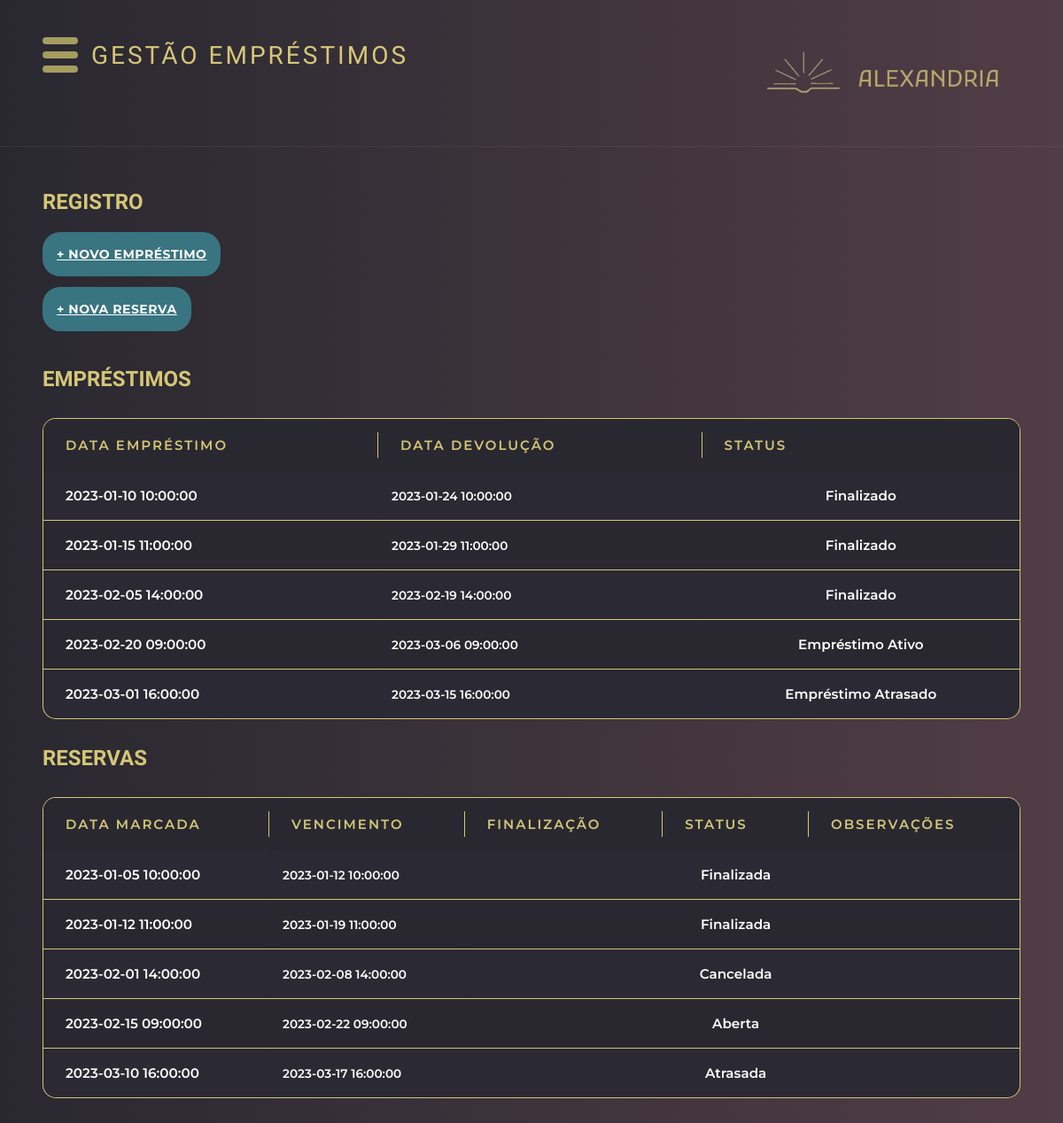
Page /template/gestao/emprestimo-gestao.php on the committed database.
### tables this page shows
CREATE TABLE EMPRESTIMO (
 pk_emp INT PRIMARY KEY auto_increment,
 emp_prazo INT,
 emp_dataEmp TIMESTAMP,
 emp_dataDev TIMESTAMP,
 emp_dataDevReal TIMESTAMP,
 emp_valorMultaDiaria DECIMAL(10,2) default 1.50,
 emp_status ENUM('Empréstimo Ativo', 'Empréstimo Atrasado', 'Renovação Ativa', 'Renovação Atrasada', 'Finalizado') not null default 'Empréstimo Ativo',
 fk_mem INT not null,
 fk_user INT not null,
 fk_liv INT not null,
 FOREIGN KEY(fk_mem) references MEMBRO(pk_mem) on delete restrict on update cascade,
 FOREIGN KEY(fk_user) references USUARIO(pk_user) on delete restrict on update cascade,
 FOREIGN KEY(fk_liv) references LIVRO(pk_liv) on delete restrict on update cascade
);

CREATE TABLE RESERVA ( 
 pk_res INT PRIMARY KEY auto_increment,
 res_prazo INT,
 res_dataMarcada TIMESTAMP,
 res_dataVencimento TIMESTAMP,
 res_dataFinalizada TIMESTAMP,
 res_observacoes VARCHAR(1000),
 res_status ENUM('Aberta', 'Cancelada', 'Finalizada', 'Atrasada') not null default 'Aberta',
 fk_mem INT not null,
 fk_liv INT not null,
 fk_user INT not null,
 FOREIGN KEY(fk_mem) references MEMBRO(pk_mem) on delete restrict on update cascade,
 FOREIGN KEY(fk_liv) references LIVRO(pk_liv) on delete restrict on update cascade,
 FOREIGN KEY(fk_user) references USUARIO(pk_user) on delete restrict on update cascade
);

### geral.php (called while the page is built, shortened)
<?php
function conectaBd() {
    $conexao = conectarBanco();
    return $conexao;
}
function listar($tabela) {
    $conexao = conectaBd();
    $stmt = $conexao->prepare("SELECT * FROM $tabela");
    $stmt->execute();
    $variavel = $stmt->fetchAll();
    return $variavel;
}
?>

### template/gestao/emprestimo-gestao.php (the view, shortened to what this page needs)
<?php
require_once "../../geral.php";
$emprestimos = listar('emprestimo');
$reservas = listar('reserva');
include '../header.php';
?>
<main class="main-content">
    <div class="titulo">
        <h2>REGISTRO</h2>
    </div>
    <div class="top-section">
        <div class="actions-section">
            <a href="emprestimo-cadastro.php" class="action-btn">
                <span class="plus-icon">+ NOVO EMPRÉSTIMO</span>
            </a>
            <a href="reserva-cadastro.php" class="action-btn">
                <span class="plus-icon">+ NOVA RESERVA</span>
            </a>
        </div>
    </div>
    <div class = "titulo">
        <h2>Empréstimos</h2>
    </div>
    <div class='titleliv'>
        <div class="tabela">
            <div class="tisch">
                <table>
                    <tr>
                        <th>Data Empréstimo</th>
                        <th>Data Devolução</th>
                        <th>Status</th>
                    </tr>
                    <?php foreach ($emprestimos as $emprestimo): ?>
                        <tr>
                            <td><?= htmlspecialchars($emprestimo["emp_dataEmp"]) ?></td>
                            <td><?= htmlspecialchars($emprestimo["emp_dataDev"]) ?></td>
                            <td><?= htmlspecialchars($emprestimo["emp_status"]) ?></td>
                        </tr>
                    <?php endforeach; ?>
                </table>
            </div>
        </div>
    </div>
    <div class = "titulo">
        <h2>Reservas</h2>
    </div>
    <div class='titleliv'>
        <div class="tabela">
            <div class="tisch">
                <table>
                    <tr>
                        <th>Data Marcada</th>
                        <th>Vencimento</th>
                        <th>Finalização</th>
                        <th>Status</th>
                        <th>Observações</th>
                    </tr>
                    <?php foreach ($reservas as $reserva): ?>
                        <tr>
                            <td><?= htmlspecialchars($reserva["res_dataMarcada"]) ?></td>
                            <td><?= htmlspecialchars($reserva["res_dataVencimento"]) ?></td>
                            <td><?= htmlspecialchars($reserva["res_dataFinalizada"]) ?></td>
                            <td><?= htmlspecialchars($reserva["res_status"]) ?></td>
                            <td><?= htmlspecialchars($reserva["res_observacoes"]) ?></td>
                        </tr>
                    <?php endforeach; ?>
                </table>
            </div>
        </div>
    </div>
</main>
</body>
</html>

### static/css/header.css (style rules this page uses)
:root { --cor-primaria: rgb(41, 40, 48); --cor-secundaria: rgb(81, 61, 70); --cor-titulo-1: #FFEE87CC; --cor-titulo-2: #C4E9EC99; --cor-titulo-2-contraste: #23767E; --cor-titulo-2-contraste-60: #23767E99; --cor-texto: #FFF; }
* { margin: 0; padding: 0; box-sizing: border-box; }
body { background: linear-gradient(to right, var(--cor-primaria), var(--cor-secundaria)); min-height: 100vh; font-family: 'Montserrat', sans-serif; color: var(--cor-titulo-1); overflow-x: hidden; }
h1, h2, h3 { font-family: 'Krona One', 'sans-serif'; }

### static/css/geral.css (style rules this page uses)
:root { --cor-primaria: rgb(41, 40, 48); --cor-secundaria: rgb(81, 61, 70); --cor-titulo-1: #FFEE87CC; --cor-titulo-2: #C4E9EC99; --cor-titulo-2-contraste: #23767E; --cor-titulo-2-contraste-60: #23767E99; --cor-titulo-2-contraste-40: #23767e6b; --cor-texto: #FFF; }
* { margin: 0; padding: 0; box-sizing: border-box; }
.main-content { padding: 3rem; }
.top-section { margin-top:20px; display: flex; justify-content: space-between; align-items: flex-start; margin-bottom: 40px; }
.actions-section { display: flex; flex-direction: column; gap: 12px; }
.action-btn { background: #397481; border: none; color: white; padding: 1rem; border-radius: 20px; cursor: pointer; font: 400 0.9rem 'Montserrat', 'sans-serif'; display: flex; align-items: center; gap: 8px; width: fit-content; text-transform: uppercase; letter-spacing: 0.5px; transition: all 0.2s ease; }
.plus-icon { font-size: 14px; font-weight: bold; }
.titleliv { margin: 30px 0; }
.tabela { background: var(--cor-primaria); border-radius: 15px; overflow-y: hidden; border: 1px solid var(--cor-titulo-1); }
table { width: 100%; border-collapse: collapse; font-family: 'Montserrat', sans-serif; }
th { position:sticky; background: var(--cor-primaria); color: var(--cor-titulo-1); padding: 20px 25px; text-align: left; font-weight: 600; text-transform: uppercase; letter-spacing: 2px; font-size: 15px; position: relative; }
th:not(:last-child)::after { content: ''; position: absolute; right: 0; top: 25%; height: 50%; width: 1px; background: var(--cor-titulo-1); }
td { padding: 18px 25px; border-bottom: 1px solid var(--cor-titulo-1); font-size: 0.95rem; color:white; vertical-align: middle; transition: all 0.3s ease; }
tr:last-child td { border-bottom: none; }
td:first-child { font-weight: 600; color: white; }
td:nth-child(2) { font-family: 'Montserrat', sans-serif; font-weight: 600; border-radius: 6px; font-size: 0.85rem; color: white; padding: 12px 15px; }
td:nth-child(3) { text-transform: capitalize; font-weight: 600; }
td:nth-child(4), td:nth-child(5) { text-align: center; font-weight: 600; color: white; }
td:last-child { text-align: center; }
tbody tr:nth-child(even) { background-color: rgba(102, 126, 234, 0.02); }
h1, h2 { font-weight: 700; color: var(--cor-titulo-1); text-transform: uppercase; font-family: 'Krona One', 'sans-serif'; }

### rows in the picture
emprestimo: emp_dataEmp "2023-01-10 10:00:00", emp_dataDev "2023-01-24 10:00:00", emp_status "Finalizado"
emprestimo: emp_dataEmp "2023-01-15 11:00:00", emp_dataDev "2023-01-29 11:00:00", emp_status "Finalizado"
emprestimo: emp_dataEmp "2023-02-05 14:00:00", emp_dataDev "2023-02-19 14:00:00", emp_status "Finalizado"
emprestimo: emp_dataEmp "2023-02-20 09:00:00", emp_dataDev "2023-03-06 09:00:00", emp_status "Empréstimo Ativo"
emprestimo: emp_dataEmp "2023-03-01 16:00:00", emp_dataDev "2023-03-15 16:00:00", emp_status "Empréstimo Atrasado"
reserva: res_dataMarcada "2023-01-05 10:00:00", res_dataVencimento "2023-01-12 10:00:00", res_status "Finalizada"
reserva: res_dataMarcada "2023-01-12 11:00:00", res_dataVencimento "2023-01-19 11:00:00", res_status "Finalizada"
reserva: res_dataMarcada "2023-02-01 14:00:00", res_dataVencimento "2023-02-08 14:00:00", res_status "Cancelada"
reserva: res_dataMarcada "2023-02-15 09:00:00", res_dataVencimento "2023-02-22 09:00:00", res_status "Aberta"
reserva: res_dataMarcada "2023-03-10 16:00:00", res_dataVencimento "2023-03-17 16:00:00", res_status "Atrasada"

### other values in the picture
$tituloH1 "GESTÃO EMPRÉSTIMOS"
